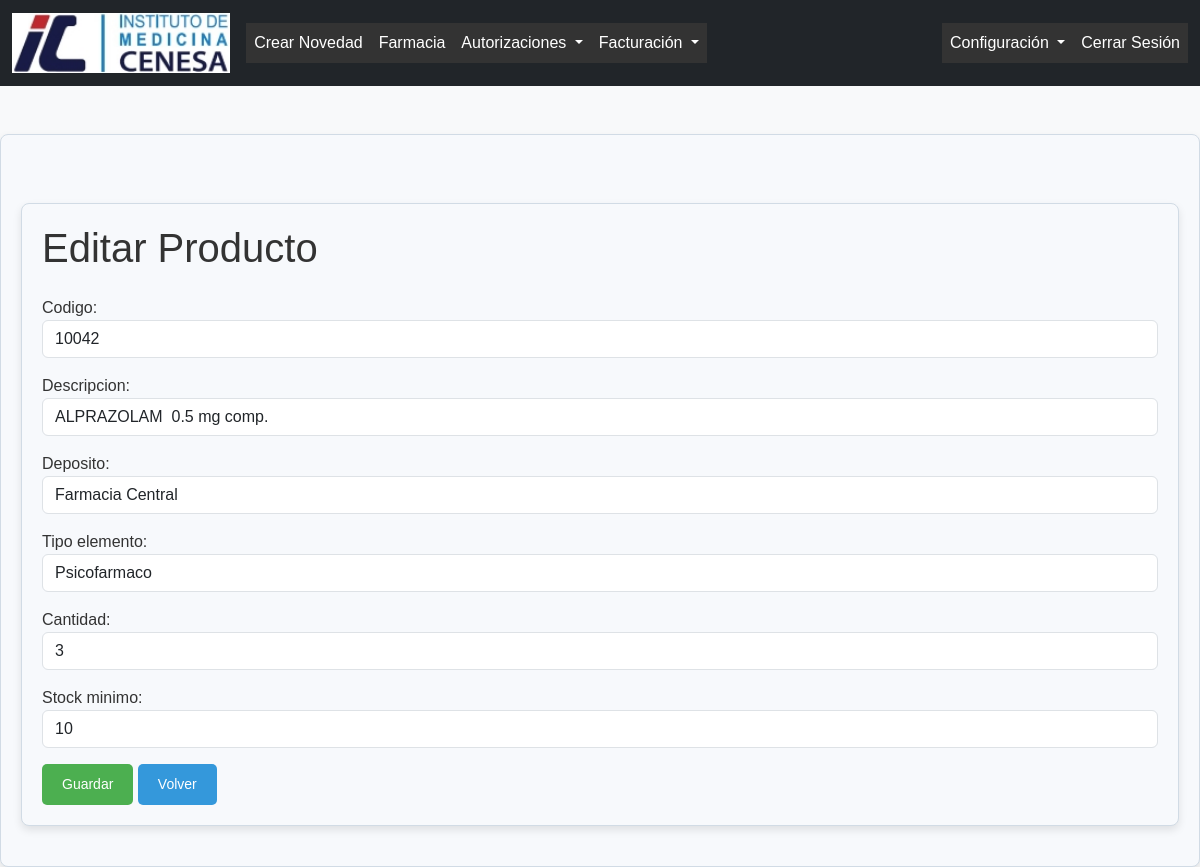
The app's page /editar-producto/10042/ (signed in) with its own data.
### formularios/models.py (models this page shows, shortened)
class Stock(models.Model):
    codigo = models.CharField(max_length=100, unique=True)
    descripcion = models.CharField(max_length=255)
    deposito = models.CharField(max_length=255)
    tipo_elemento = models.CharField(max_length=255)
    cantidad = models.DecimalField(max_digits=10, decimal_places=0)
    stock_minimo = models.IntegerField(default=0)

### formularios/views.py (the view)
# urls.py: path('editar-producto/<str:codigo>/', views.editar_producto, name='editar_producto'),
@tipo_usuario_requerido('admin', 'Farmacia')
@login_required
def editar_producto(request, codigo):
    producto = get_object_or_404(Stock, codigo=codigo)
    if request.method == 'POST':
        form = StockForm(request.POST, instance=producto)
        if form.is_valid():
            form.save()
            return redirect('listar_stock')
    else:
        form = StockForm(instance=producto)
    return render(request, 'farmacia/editar_producto.html', {'form': form})

### formularios/forms.py
class StockForm(forms.ModelForm):
    class Meta:
        model = Stock
        fields = ['codigo', 'descripcion', 'deposito', 'tipo_elemento', 'cantidad', 'stock_minimo']
        widgets = {
            'codigo': forms.TextInput(attrs={'class': 'form-control'}),
            'descripcion': forms.TextInput(attrs={'class': 'form-control'}),
            'deposito': forms.TextInput(attrs={'class': 'form-control'}),
            'tipo_elemento': forms.TextInput(attrs={'class': 'form-control'}),
            'cantidad': forms.NumberInput(attrs={'class': 'form-control'}),
            'stock_minimo': forms.NumberInput(attrs={'class': 'form-control'}),
        }

### formularios/context_processors.py (called while the page is built)
def agregar_tipo_usuario(request):
    if request.user.is_authenticated:
        perfil = PerfilUsuario.objects.filter(usuario=request.user).first()
        return {'tipo_usuario': perfil.tipo_usuario.nombre if perfil else None}
    return {}

### formularios/views.py (called while the page is built)
def tipo_usuario_requerido(*tipos_usuarios):
    def decorator(func):
        @wraps(func)
        def wrap(request, *args, **kwargs):
            perfil = PerfilUsuario.objects.filter(usuario=request.user).first()
            if perfil and perfil.tipo_usuario.nombre in tipos_usuarios:
                return func(request, *args, **kwargs)
            else:
                messages.error(request, "No tienes permiso para acceder a esta página.")
                return redirect('home')
        return wrap
    return decorator

### formularios/templates/farmacia/editar_producto.html (shortened to what this page needs)
{% extends 'base.html' %}
{% load static %}
{% block content %}
<div class="container mt-5">
    <h1 class="mb-4">Editar Producto</h1>
    <form method="post">
        <div class="mb-3">
            {{ form.as_p }}
        </div>
        <button type="submit" class="btn btn-primary">Guardar</button>
        <a href="{% url 'listar_stock' %}" class="btn btn-secondary">Volver</a>
    </form>
</div>
{% endblock %}

### formularios/static/css/styles.css (style rules this page uses)
body { font-family: 'Poppins', sans-serif; background-color: #f8f9fa; color: #333; margin: 0; padding: 0; }
.container { background-color: #f7f9fc; border: 1px solid #d1dbe5; border-radius: 8px; box-shadow: 0 4px 8px rgba(0, 0, 0, 0.1); padding: 20px; margin: 20px auto; max-width: 1200px; }
.btn { background-color: #3498db; color: #fff; padding: 10px 20px; border-radius: 5px; border: none; cursor: pointer; font-size: 14px; text-align: center; text-decoration: none; display: inline-block; transition: background-color 0.3s ease; }
html, body { height: 100%; }
button.btn-primary { background-color: #4CAF50; border-color: #4CAF50; }

### records on screen
Stock: codigo "10042", descripcion "ALPRAZOLAM 0.5 mg comp.", deposito "Farmacia Central", tipo_elemento "Psicofarmaco", cantidad "3", stock_minimo "10"
